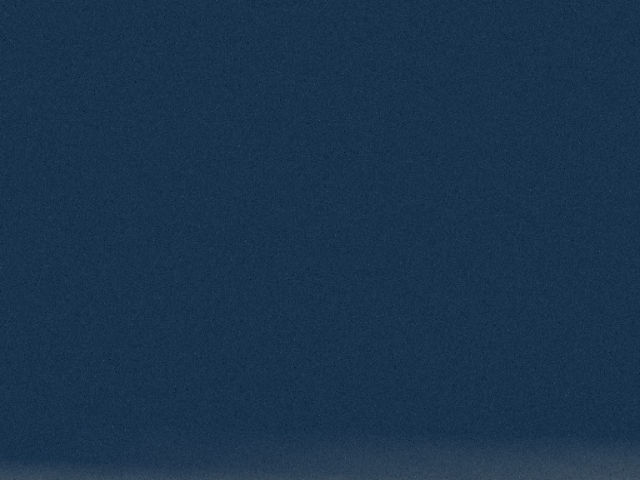
//> input picture somi/dice_detection/empty.png, 640 x 480 px
$ ./dice   (built with g++ and OpenCV 4)
//> lines starting //> are read from the running program, lines starting //| are printed output that depends on the picture; pictures that were not available may be replaced by others from this repository, and a replacement may not be noted
/**
 * Dice Recogniction
 *
 * @author Glenn De Backer >
 *
 * @license Creative Commons Attribution-NonCommercial 3.0 / CC BY-NC 3.0
 *
 */

 // std lib
 #include <iostream>
 #include <sstream>

 // OpenCV
 #include <opencv2/core.hpp>
 #include "opencv2/objdetect.hpp"
 #include <opencv2/imgproc.hpp>
 #include <opencv2/highgui.hpp>
 #include <opencv2/features2d.hpp>

// [42 lines left out: function countPips, not called in this run]

int main( int argc, char** argv )
{

  // open window frame
  cv::namedWindow("frame", true);

  // open the default camera
  cv::VideoCapture cap("output.avi");

  // check if we succesfully opened the camera stream
  if(!cap.isOpened()){
    return -1;
  }

  // set camera properties
  // cap.set(CV_CAP_PROP_FRAME_WIDTH,1920);
  // cap.set(CV_CAP_PROP_FRAME_HEIGHT,1080);

  //  take single frame (without dices) and convert it to grayscale
  //  to use when removing the background
  cv::Mat backgroundFrame;
  backgroundFrame = cv::imread("empty.png", CV_LOAD_IMAGE_COLOR);
//> backgroundFrame is the input picture: 480 rows x 640 cols, CV_8UC3; mean B, G, R 76.5, 51.7, 26
  cvtColor(backgroundFrame, backgroundFrame, CV_BGR2GRAY);
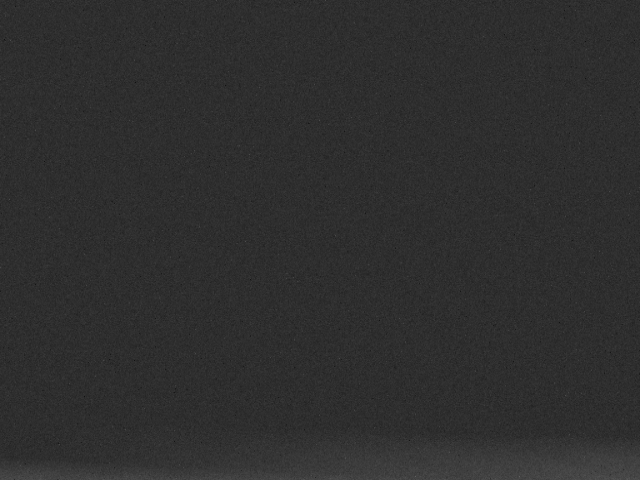
//> backgroundFrame: 480 rows x 640 cols, CV_8UC1; min 16, max 96, mean 46.8

  // will hold our frame
  cv::Mat frame;
  cv::Mat unprocessFrame;

  for(;;)
  {
    // retrieve frame from camera
    cap >> frame;
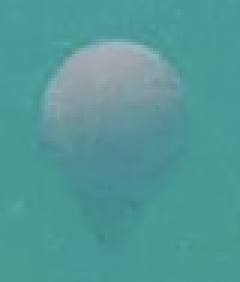
//> input picture somi/red.jpg, 80 x 94 px, given in place of output.avi, which was not available (shown 3 times larger)
//> frame is the input picture: 94 rows x 80 cols, CV_8UC3; mean B, G, R 151.9, 152.6, 82.1

    // hold unprocessed framed
    unprocessFrame = frame.clone();

    // convert to grayscale
    cvtColor(frame, frame, CV_BGR2GRAY);
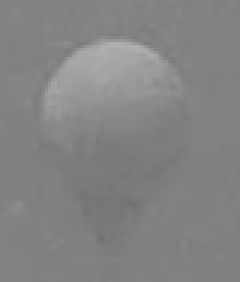
//> frame: 94 rows x 80 cols, CV_8UC1 (shown 3 times larger); min 113, max 176, mean 131.4

    // remove background
//> (the run ends here: the program stops with an error, at `cv::absdiff(frame, backgroundFrame, frame);`)
